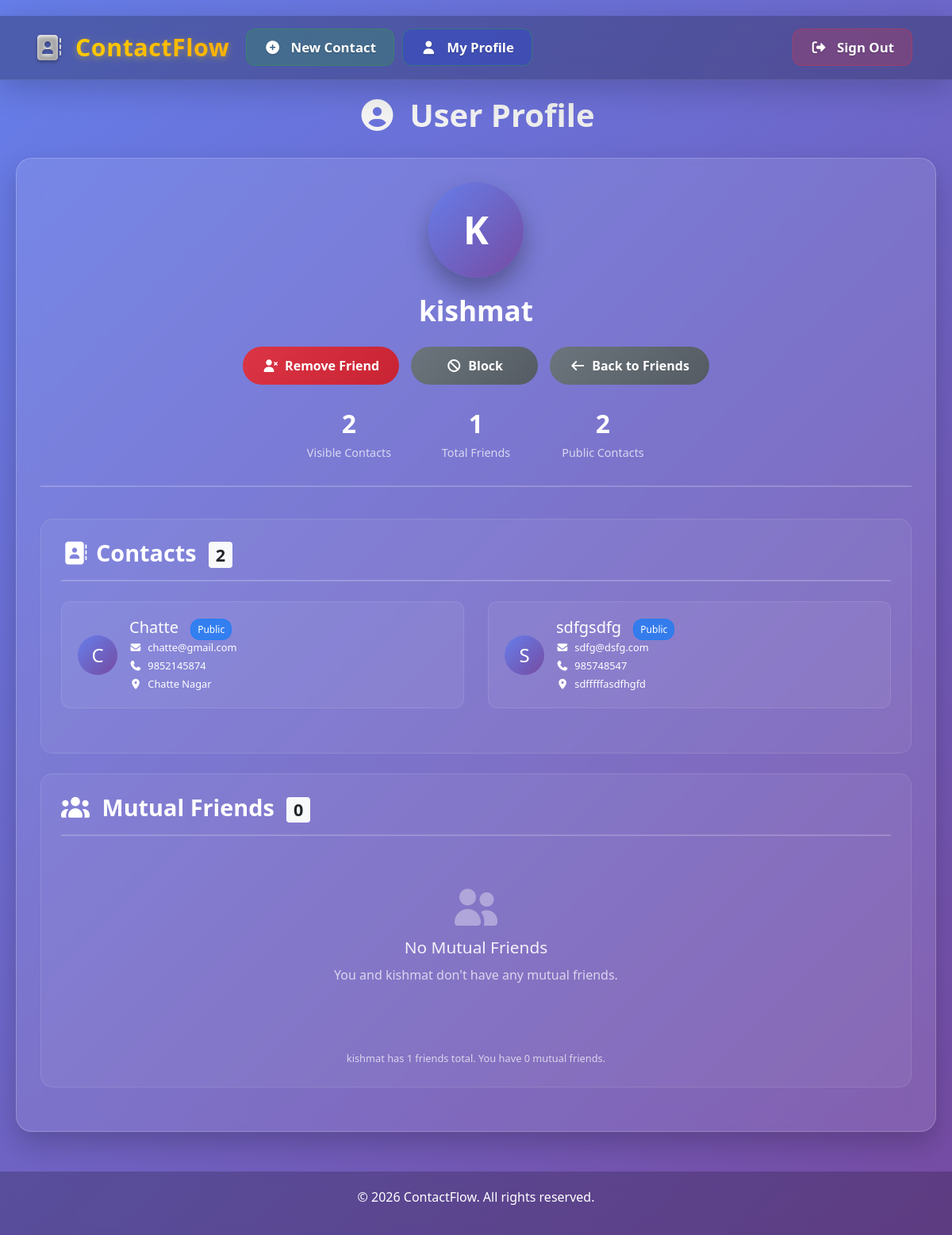
Screenshot of /view_profile.php?id=3 (signed in) with the database file from the repository.
### tables this page shows
CREATE TABLE `user_detail` (
  `user_id` int(11) NOT NULL,
  `username` varchar(255) NOT NULL,
  `password` varchar(255) NOT NULL
);

CREATE TABLE `contacts` (
  `id` int(11) NOT NULL,
  `full_name` varchar(255) NOT NULL,
  `email` varchar(255) NOT NULL,
  `address` varchar(255) NOT NULL,
  `nickname` varchar(50) NOT NULL,
  `phone_number` varchar(50) NOT NULL,
  `user_id` int(11) NOT NULL,
  `visibility` enum('private','friends_only','public') DEFAULT 'private',
  `shared_by` int(11) DEFAULT NULL,
  `is_favorite` tinyint(1) NOT NULL DEFAULT 0
);

### view_profile.php (the view, shortened to what this page needs)
<?php
include_once 'db.php';
$user_id = $_SESSION['user_id'];
$profile_id = (int)$_GET['id'];
$is_own_profile = ($profile_id == $user_id);
$profile_stmt = $db->prepare("
    SELECT user_id, username
    FROM user_detail
    WHERE user_id = ?
");
$profile_stmt->execute([$profile_id]);
$profile = $profile_stmt->fetch(PDO::FETCH_ASSOC);
$friendship_stmt = $db->prepare("
    SELECT status
    FROM friends
    WHERE (user_id = ? AND friend_id = ?)
       OR (user_id = ? AND friend_id = ?)
");
$friendship_stmt->execute([$user_id, $profile_id, $profile_id, $user_id]);
$friendship = $friendship_stmt->fetch(PDO::FETCH_ASSOC);
$friendship_status = $friendship['status'] ?? null;
$is_friend = ($friendship_status == 'accepted');
$contacts = [];
if ($is_own_profile) {
    $contacts_stmt = $db->prepare("
        SELECT id, full_name, email, address, nickname, phone_number, visibility
        FROM contacts
        WHERE user_id = ?
        ORDER BY full_name
    ");
    $contacts_stmt->execute([$profile_id]);
    $contacts = $contacts_stmt->fetchAll(PDO::FETCH_ASSOC);
} elseif ($is_friend) {
    $contacts_stmt = $db->prepare("
        SELECT id, full_name, email, address, nickname, phone_number, visibility
        FROM contacts
        WHERE user_id = ?
        AND (visibility = 'friends_only' OR visibility = 'public')
        ORDER BY full_name
    ");
    $contacts_stmt->execute([$profile_id]);
    $contacts = $contacts_stmt->fetchAll(PDO::FETCH_ASSOC);
}
$visible_contacts_count = count($contacts);
$contact_stats = [
    'total' => 0,
    'public' => 0,
    'friends_only' => 0,
    'private' => 0
];
if ($is_own_profile) {
    $stats_stmt = $db->prepare("
        SELECT
            COUNT(*) as total,
            SUM(CASE WHEN visibility = 'public' THEN 1 ELSE 0 END) as public,
            SUM(CASE WHEN visibility = 'friends_only' THEN 1 ELSE 0 END) as friends_only,
            SUM(CASE WHEN visibility = 'private' THEN 1 ELSE 0 END) as private
        FROM contacts
        WHERE user_id = ?
    ");
    $stats_stmt->execute([$profile_id]);
    $contact_stats = $stats_stmt->fetch(PDO::FETCH_ASSOC);
} elseif ($is_friend) {
    $stats_stmt = $db->prepare("
        SELECT
            COUNT(*) as total,
            SUM(CASE WHEN visibility = 'public' THEN 1 ELSE 0 END) as public,
            SUM(CASE WHEN visibility = 'friends_only' THEN 1 ELSE 0 END) as friends_only,
            0 as private
        FROM contacts
        WHERE user_id = ?
        AND (visibility = 'friends_only' OR visibility = 'public')
    ");
    $stats_stmt->execute([$profile_id]);
    $contact_stats = $stats_stmt->fetch(PDO::FETCH_ASSOC);
}
$mutual_friends = [];
$mutual_count = 0;
if ($is_friend || $is_own_profile) {
    $mutual_stmt = $db->prepare("
        SELECT DISTINCT u.user_id, u.username
        FROM friends f1
        JOIN friends f2 ON (
            (f1.friend_id = f2.friend_id AND f1.user_id = ? AND f2.user_id = ?) OR
            (f1.friend_id = f2.user_id AND f1.user_id = ? AND f2.friend_id = ?) OR
            (f1.user_id = f2.friend_id AND f1.friend_id = ? AND f2.user_id = ?) OR
            (f1.user_id = f2.user_id AND f1.friend_id = ? AND f2.friend_id = ?)
        )
        JOIN user_detail u ON (
            (f1.friend_id = u.user_id AND f2.friend_id = u.user_id) OR
            (f1.friend_id = u.user_id AND f2.user_id = u.user_id) OR
            (f1.user_id = u.user_id AND f2.friend_id = u.user_id) OR
            (f1.user_id = u.user_id AND f2.user_id = u.user_id)
        )
        WHERE f1.status = 'accepted'
        AND f2.status = 'accepted'
        AND u.user_id != ?
        AND u.user_id != ?
        GROUP BY u.user_id
        ORDER BY u.username
        LIMIT 20
    ");
    if ($is_own_profile) {
        $mutual_stmt = $db->prepare("
            SELECT u.user_id, u.username
            FROM friends f
            JOIN user_detail u ON (
                (f.user_id = u.user_id AND f.friend_id = ?) OR
                (f.friend_id = u.user_id AND f.user_id = ?)
            )
            WHERE (f.user_id = ? OR f.friend_id = ?)
            AND u.user_id != ?
            AND f.status = 'accepted'
            ORDER BY u.username
            LIMIT 20
        ");
        $mutual_stmt->execute([$profile_id, $profile_id, $profile_id, $profile_id, $profile_id]);
    } else {
        $mutual_stmt->execute([
            $user_id, $profile_id,
            $user_id, $profile_id,
            $user_id, $profile_id,
            $user_id, $profile_id,
            $user_id, $profile_id
        ]);
    }
    $mutual_friends = $mutual_stmt->fetchAll(PDO::FETCH_ASSOC);
    $mutual_count = count($mutual_friends);
}
$total_friends_stmt = $db->prepare("
    SELECT COUNT(*) as total_friends
    FROM friends f
    JOIN user_detail u ON (
        (f.user_id = u.user_id AND f.friend_id = ?) OR
        (f.friend_id = u.user_id AND f.user_id = ?)
    )
    WHERE (f.user_id = ? OR f.friend_id = ?)
    AND u.user_id != ?
    AND f.status = 'accepted'
");
$total_friends_stmt->execute([$profile_id, $profile_id, $profile_id, $profile_id, $profile_id]);
$total_friends = $total_friends_stmt->fetch(PDO::FETCH_ASSOC);
$total_friends_count = $total_friends['total_friends'] ?? 0;
?>
<!DOCTYPE html>
<html lang="en">
<head>
    <link rel="stylesheet" href="https://maxcdn.bootstrapcdn.com/bootstrap/4.0.0/css/bootstrap.min.css">
    <link rel="stylesheet" href="https://cdnjs.cloudflare.com/ajax/libs/font-awesome/6.2.3/css/all.min.css">
</head>
<body>
    <?php include_once 'header.php'; ?>
    <div class="profile-container">
        <h1 class="page-title"><i class="fas fa-user-circle mr-3"></i>User Profile</h1>
        <div class="glass-card">
            <div class="profile-header">
                <div class="profile-avatar">
                    <?= strtoupper(substr($profile['username'], 0, 1)) ?>
                </div>
                <h1 class="profile-name"><?= htmlspecialchars($profile['username']) ?></h1>
                <div class="action-buttons">
                    <?php if ($is_own_profile): ?>
                        <a href="profile.php" class="action-btn btn-primary">
                            <i class="fas fa-edit mr-2"></i> Edit My Profile
                        </a>
                    <?php else: ?>
                        <?php if ($is_friend): ?>
                            <a href="friends.php?action=remove&friend_id=<?= $profile_id ?>"
                               class="action-btn btn-danger"
                               onclick="return confirm('Remove <?= htmlspecialchars($profile['username']) ?> from friends?')">
                                <i class="fas fa-user-times mr-2"></i> Remove Friend
                            </a>
                            <a href="friends.php?action=block&friend_id=<?= $profile_id ?>"
                               class="action-btn btn-secondary"
                               onclick="return confirm('Block <?= htmlspecialchars($profile['username']) ?>?')">
                                <i class="fas fa-ban mr-2"></i> Block
                            </a>
                        <?php endif; ?>
                    <?php endif; ?>
                    <a href="friends.php" class="action-btn btn-secondary">
                        <i class="fas fa-arrow-left mr-2"></i> Back to Friends
                    </a>
                </div>
                <div class="profile-stats">
                    <div class="stat-item">
                        <span class="stat-value"><?= $visible_contacts_count ?></span>
                        <span class="stat-label">Visible Contacts</span>
                    </div>
                    <div class="stat-item">
                        <span class="stat-value"><?= $total_friends_count ?></span>
                        <span class="stat-label">Total Friends</span>
                    </div>
                    <?php if ($contact_stats['public'] > 0): ?>
                        <div class="stat-item">
                            <span class="stat-value"><?= $contact_stats['public'] ?></span>
                            <span class="stat-label">Public Contacts</span>
                        </div>
                    <?php endif; ?>
                </div>
            </div>
            <div class="section-card">
                <h2 class="section-title">
                    <i class="fas fa-address-book mr-2"></i>Contacts
                    <span class="badge badge-light ml-2"><?= $visible_contacts_count ?></span>
                </h2>
                <?php if ($visible_contacts_count > 0): ?>
                    <div class="row">
                        <?php foreach ($contacts as $contact): ?>
                            <div class="col-md-6 mb-3">
                                <div class="contact-card d-flex align-items-center">
                                    <div class="contact-icon">
                                        <?= strtoupper(substr($contact['full_name'], 0, 1)) ?>
                                    </div>
                                    <div class="flex-grow-1">
                                        <h5 class="mb-1">
                                            <?= htmlspecialchars($contact['full_name']) ?>
                                            <span class="visibility-badge badge-<?=
                                                $contact['visibility'] == 'public' ? 'public' :
                                                ($contact['visibility'] == 'friends_only' ? 'friends' : 'private')
                                            ?>">
                                                <?= ucfirst($contact['visibility']) ?>
                                            </span>
                                        </h5>
                                        <?php if (!empty($contact['email'])): ?>
                                            <div class="small mb-1">
                                                <i class="fas fa-envelope mr-1"></i>
                                                <?= htmlspecialchars($contact['email']) ?>
                                            </div>
                                        <?php endif; ?>
                                        <?php if (!empty($contact['phone_number'])): ?>
                                            <div class="small mb-1">
                                                <i class="fas fa-phone mr-1"></i>
                                                <?= htmlspecialchars($contact['phone_number']) ?>
                                            </div>
                                        <?php endif; ?>
                                        <?php if (!empty($contact['address'])): ?>
                                            <div class="small">
                                                <i class="fas fa-map-marker-alt mr-1"></i>
                                                <?= htmlspecialchars($contact['address']) ?>
                                            </div>
                                        <?php endif; ?>
                                    </div>
                                </div>
                            </div>
                        <?php endforeach; ?>
                    </div>
                <?php endif; ?>
            </div>
            <div class="section-card">
                <h2 class="section-title">
                    <i class="fas fa-users mr-2"></i>
                    <?php if ($is_own_profile): ?>
                        My Friends
                    <?php else: ?>
                        Mutual Friends
                    <?php endif; ?>
                    <span class="badge badge-light ml-2"><?= $mutual_count ?></span>
                </h2>
                <?php if ($mutual_count > 0): ?>
                    <div class="row">
                        <?php foreach ($mutual_friends as $friend): ?>
                            <div class="col-lg-3 col-md-4 col-sm-6 mb-3">
                                <a href="view_profile.php?id=<?= $friend['user_id'] ?>" style="text-decoration: none;">
                                    <div class="friend-card">
                                        <div class="friend-avatar">
                                            <?= strtoupper(substr($friend['username'], 0, 1)) ?>
                                        </div>
                                        <div class="friend-name">
                                            <?= htmlspecialchars($friend['username']) ?>
                                        </div>
                                        <?php if (!$is_own_profile && $is_friend): ?>
                                            <small style="color: rgba(255, 255, 255, 0.7);">
                                                <i class="fas fa-handshake mr-1"></i> Mutual Friend
                                            </small>
                                        <?php endif; ?>
                                    </div>
                                </a>
                            </div>
                        <?php endforeach; ?>
                    </div>
                    <?php if (!$is_own_profile && $mutual_count == 20): ?>
                        <div class="text-center mt-3">
                            <small style="color: rgba(255, 255, 255, 0.7);">
                                Showing 20 mutual friends
                            </small>
                        </div>
                    <?php endif; ?>
                <?php else: ?>
                    <div class="empty-state">
                        <?php if ($is_own_profile): ?>
                            <i class="fas fa-user-friends"></i>
                            <h4>No Friends Yet</h4>
                            <p>You haven't added any friends yet. Start adding friends to build your network!</p>
                            <a href="find_friends.php" class="btn btn-primary mt-3">
                                <i class="fas fa-search mr-2"></i> Find Friends
                            </a>
                        <?php elseif ($is_friend): ?>
                            <i class="fas fa-user-friends"></i>
                            <h4>No Mutual Friends</h4>
                            <p>You and <?= htmlspecialchars($profile['username']) ?> don't have any mutual friends.</p>
                        <?php else: ?>
                            <i class="fas fa-user-friends"></i>
                            <h4>Friends are Private</h4>
                            <p>You need to be friends with <?= htmlspecialchars($profile['username']) ?> to see mutual friends.</p>
                        <?php endif; ?>
                    </div>
                <?php endif; ?>
                <?php if (!$is_own_profile && $is_friend && $total_friends_count > $mutual_count): ?>
                    <div class="text-center mt-4">
                        <small style="color: rgba(255, 255, 255, 0.7);">
                            <?= htmlspecialchars($profile['username']) ?> has <?= $total_friends_count ?> friends total.
                            You have <?= $mutual_count ?> mutual friends.
                        </small>
                    </div>
                <?php endif; ?>
            </div>
        </div>
    </div>
    <?php include_once 'footer.php'; ?>
</body>
</html>

### rows the page displays
user_detail: username "K", username "kishmat"
contacts: full_name "C", full_name "Chatte", visibility "Public", email "chatte@gmail.com", phone_number "9852145874", address "Chatte Nagar"
contacts: full_name "S", full_name "sdfgsdfg", visibility "Public", email "sdfg@dsfg.com", phone_number "985748547", address "sdfffffasdfhgfd"

### other values shown
$visible_contacts_count "2"
$total_friends_count "1"
$contact_stats['public'] "2"
$mutual_count "0"
